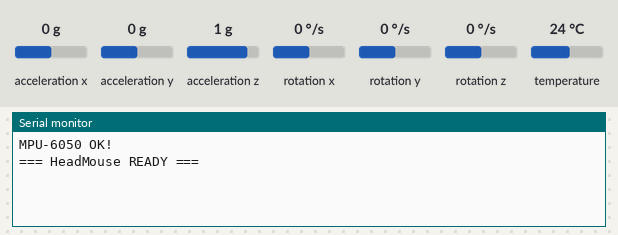
Simulated run of this sketch. Board: ESP32. Parts: the last lines printed to the serial monitor. The inputs (shaded band) are chosen by the test bench; at power-on: rotation x 0 °/s, rotation z 0 °/s, acceleration x 0 g, acceleration y 0 g, acceleration z 1 g, rotation y 0 °/s, temperature 24 °C. Nothing arrives over Bluetooth unless stated; a phone connects over Bluetooth LE 3 s after start.

Above: at 2.2 s.
2.3 s: rotation x set to -192 °/s
5.3 s: rotation z set to -192 °/s
At 6.3 s:
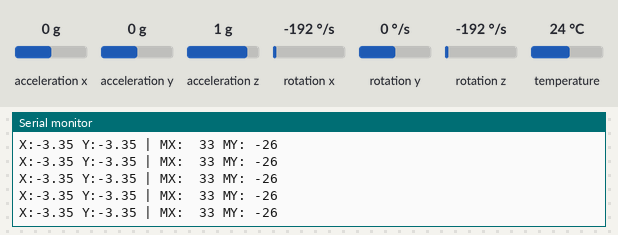
6.8 s: rotation x set to 0 °/s
At 7.5 s:
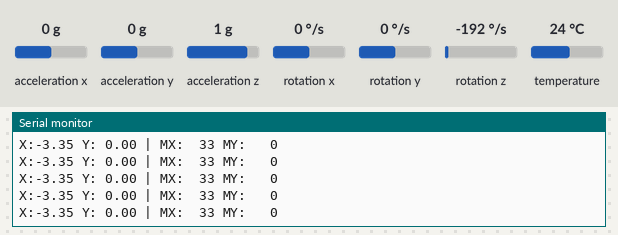
8.3 s: rotation z set to 0 °/s
At 9.3 s:
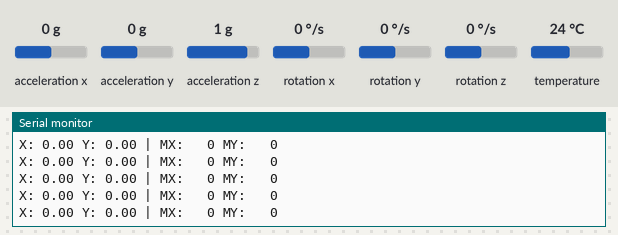
9.8 s: rotation x set to 100 °/s
At 10.4 s:
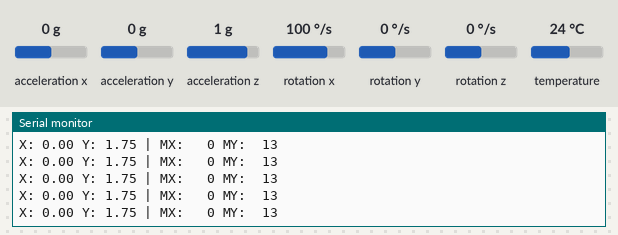
11.4 s: rotation z set to -100 °/s
At 12.1 s:
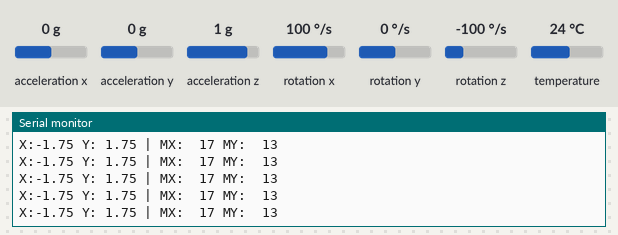
Timing chart, 0 to 13.9 s (numbered marks = the images above; inputs shaded):
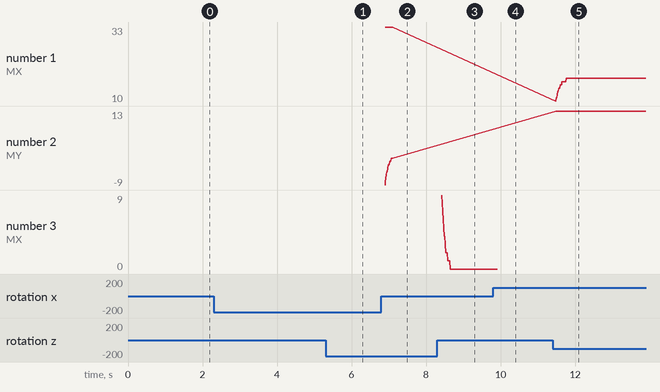

Measured:
- after the input at 5.3 s, the serial monitor: prints a new line at once (image 1)
- after the input at 6.8 s, the serial monitor: prints a new line at once (image 2)
- after the input at 8.3 s, the serial monitor: prints a new line at once (image 3)
- after the input at 9.8 s, the serial monitor: prints a new line at once (image 4)
- after the input at 11.4 s, the serial monitor: prints a new line at once (image 5)
- plotted number 1: 33 → 17 after the input at 11.4 s

The sketch:

headtracking.ino
```cpp
#include <Wire.h>
#include <Adafruit_MPU6050.h>
#include <Adafruit_Sensor.h>
#include <NimBLEDevice.h>

#define SENSITIVITY_X  10.0f
#define SENSITIVITY_Y  8.0f
#define DEADZONE       0.25f
#define SMOOTH         0.12f

static const uint8_t mouseReportDesc[] = {
  0x05, 0x01, 0x09, 0x02, 0xA1, 0x01,
  0x09, 0x01, 0xA1, 0x00, 0x05, 0x09,
  0x19, 0x01, 0x29, 0x03, 0x15, 0x00,
  0x25, 0x01, 0x95, 0x03, 0x75, 0x01,
  0x81, 0x02, 0x95, 0x01, 0x75, 0x05,
  0x81, 0x03, 0x05, 0x01, 0x09, 0x30,
  0x09, 0x31, 0x15, 0x81, 0x25, 0x7F,
  0x75, 0x08, 0x95, 0x02, 0x81, 0x06,
  0xC0, 0xC0
};

NimBLEServer*         pServer     = nullptr;
NimBLECharacteristic* pReportChar = nullptr;
Adafruit_MPU6050      mpu;
bool connected = false;
float smoothX  = 0;
float smoothY  = 0;

class ServerCB : public NimBLEServerCallbacks {
  void onConnect(NimBLEServer* s) {
    connected = true;
    Serial.println("=== CONNECTED ===");
  }
  void onDisconnect(NimBLEServer* s) {
    connected = false;
    NimBLEDevice::startAdvertising();
    Serial.println("Disconnected...");
  }
};

void setup() {
  Serial.begin(115200);
  delay(1000);

  // MPU-6050
  Wire.begin(21, 22);
  if (!mpu.begin()) {
    Serial.println("KHONG TIM THAY MPU-6050!");
    while (1) delay(500);
  }
  mpu.setGyroRange(MPU6050_RANGE_500_DEG);
  mpu.setAccelerometerRange(MPU6050_RANGE_4_G);
  mpu.setFilterBandwidth(MPU6050_BAND_21_HZ);
  Serial.println("MPU-6050 OK!");

  // BLE
  NimBLEDevice::init("HeadMouse");
  NimBLEDevice::setPower(ESP_PWR_LVL_P9);
  NimBLEDevice::setSecurityAuth(false, false, false);

  pServer = NimBLEDevice::createServer();
  pServer->setCallbacks(new ServerCB());

  NimBLEService* hid = pServer->createService("1812");

  NimBLECharacteristic* info = hid->createCharacteristic(
    "2a4a", NIMBLE_PROPERTY::READ);
  uint8_t hidInfo[] = {0x11, 0x01, 0x00, 0x02};
  info->setValue(hidInfo, 4);

  NimBLECharacteristic* rmap = hid->createCharacteristic(
    "2a4b", NIMBLE_PROPERTY::READ);
  rmap->setValue(mouseReportDesc, sizeof(mouseReportDesc));

  hid->createCharacteristic("2a4c", NIMBLE_PROPERTY::WRITE_NR);

  NimBLECharacteristic* proto = hid->createCharacteristic(
    "2a4e", NIMBLE_PROPERTY::READ | NIMBLE_PROPERTY::WRITE_NR);
  uint8_t pm = 0x01;
  proto->setValue(&pm, 1);

  pReportChar = hid->createCharacteristic(
    "2a4d", NIMBLE_PROPERTY::READ | NIMBLE_PROPERTY::NOTIFY);
  NimBLEDescriptor* rref = pReportChar->createDescriptor(
    "2908", NIMBLE_PROPERTY::READ, 2);
  uint8_t rrefVal[] = {0x00, 0x01};
  rref->setValue(rrefVal, 2);

  hid->start();

  NimBLEService* bat = pServer->createService("180f");
  NimBLECharacteristic* batLvl = bat->createCharacteristic(
    "2a19", NIMBLE_PROPERTY::READ | NIMBLE_PROPERTY::NOTIFY);
  uint8_t b = 100;
  batLvl->setValue(&b, 1);
  bat->start();

  NimBLEAdvertising* adv = NimBLEDevice::getAdvertising();
  adv->addServiceUUID("1812");
  adv->setAppearance(0x03C2);
  adv->setScanResponse(true);
  adv->start();

  Serial.println("=== HeadMouse READY ===");
}

void loop() {
  if (!connected) {
    delay(100);
    return;
  }

  sensors_event_t a, g, t;
  mpu.getEvent(&a, &g, &t);

  float rawX = -g.gyro.z;  // Xoay trái/phải
  float rawY = g.gyro.x;  // Cúi/ngước

  if (abs(rawX) < DEADZONE) rawX = 0;
  if (abs(rawY) < DEADZONE) rawY = 0;

  smoothX = smoothX * (1.0f - SMOOTH) + rawX * SMOOTH;
  smoothY = smoothY * (1.0f - SMOOTH) + rawY * SMOOTH;

  int8_t mx = (int8_t)constrain(smoothX * SENSITIVITY_X, -127, 127);
  int8_t my = (int8_t)constrain(smoothY * SENSITIVITY_Y, -127, 127);

  if (mx != 0 || my != 0) {
    uint8_t report[3] = {0x00, (uint8_t)mx, (uint8_t)my};
    pReportChar->setValue(report, 3);
    pReportChar->notify();
  }

  Serial.printf("X:%5.2f Y:%5.2f | MX:%4d MY:%4d\n",
    g.gyro.z, g.gyro.x, mx, my);

  delay(10);
}
```
